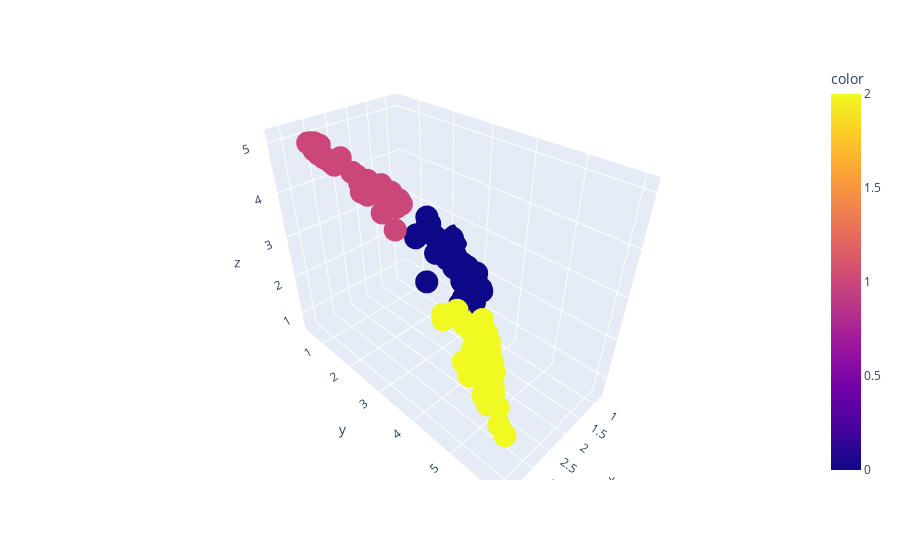

Write notebook code for a chart like this one.
### Code cell
x = intfe_dict_kmeans3_fe['int_fe_2018'].T[0]
y = intfe_dict_kmeans3_fe['int_fe_2018'].T[1]
z = intfe_dict_kmeans3_fe['int_fe_2018'].T[2]
fig = px.scatter_3d(x=x, y=y, z=z, color = intfe_dict_kmeans3_labels['int_fe_2018'].labels_)
fig.show()
